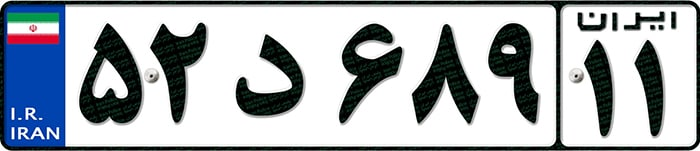
%> input picture CA1 - Plate Detection/phase2(Per)/plate/img1.jpg, 700 x 151 px
$ octave main.m   (GNU Octave 9; MATLAB toolbox functions it lacks are replaced by stand-ins)
%> lines starting %> are read from the running program, lines starting %| are printed output that depends on the picture; in (x1, y1, x2, y2) boxes, pixels count from 0 and x2, y2 are one past the last pixel; in counts of white or black regions, pixels touching at a corner belong together; the program's own positions count from 1
clc
close all;
clear;
load TRAININGSET.mat;
totalLetters=size(TRAIN,2);
ty = TRAIN(1,10);
imshow(cell2mat(ty));
ty = TRAIN(1,8);
imshow(cell2mat(ty));

% SELECTING THE TEST DATA
%%%%%%%%%%%%%%%%%%%%%%%%%%%%%%%%%%%%%%%%%%%%%%%%%%%%%%%%%%%%%%%%%%
[file,path]=uigetfile({'*.jpg;*.bmp;*.png;*.tif'},'Choose an image');
%> the answer given: plate/img1.jpg
s=[path,file];
picture=imread(s);
%> picture is the input picture: size 151x700x3 uint8; mean R, G, B 167.9, 173.7, 178.8
figure
%figure%
subplot(1,2,1)
imshow(picture)
picture=imresize(picture,[300 500]);
%> picture: size 300x500x3 uint8
subplot(1,2,2)
imshow(picture)


%RGB2GRAY
%%%%%%%%%%%%%%%%%%%%%%%%%%%%%%%%%%%%%%%%%%%%%%%%%%%%%%%%%%%%%%%%%%

picture=rgb2gray(picture);
%> picture: size 300x500 uint8
figure
subplot(1,2,1)
imshow(picture)

% THRESHOLDIG and CONVERSION TO A BINARY IMAGE
%%%%%%%%%%%%%%%%%%%%%%%%%%%%%%%%%%%%%%%%%%%%%%%%%%%%%%%%%%%%%%%%%%
threshold = graythresh(picture);
%> threshold = 0.549
min1 = min(picture);
%> min1 = 500 values, max 5 at index 4, min 0 at index 1, mean 0.042
min2 = min(min1,[],2);
%> min2 = 0
max1 = max(picture);
%> max1 = 500 values, max 255 at index 1, min 128 at index 399, mean 253.2
max2 = max(max1,[],2);
%> max2 = 255
picture1 =~im2bw(picture,threshold);
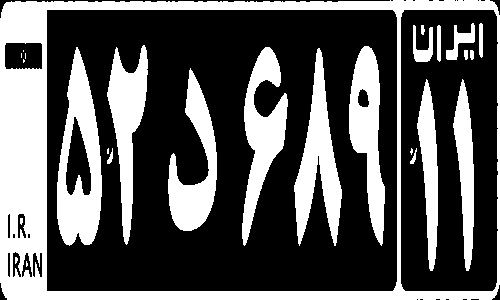
%> picture1: size 300x500 logical; 35.1% white; 27 white regions (9 under 20 px), largest, box (x1, y1, x2, y2) and area: (0, 0, 500, 300) 22416, (57, 47, 102, 246) 5033, (294, 48, 342, 246) 4217
amp = 1.5;% or 1;
threshold = threshold/amp;
%> threshold = 0.366
pictureAmp = ~im2bw(picture,threshold);
%> pictureAmp: size 300x500 logical; 31.9% white; 25 white regions (9 under 20 px), largest, box (x1, y1, x2, y2) and area: (0, 1, 500, 300) 19096, (57, 47, 101, 245) 4834, (294, 48, 342, 245) 4053
threshold = threshold * amp * amp
%> threshold = 0.824
picture2 = ~im2bw(picture,threshold);
%> picture2: size 300x500 logical; 40.2% white; 24 white regions (3 under 20 px), largest, box (x1, y1, x2, y2) and area: (0, 0, 500, 300) 25944, (56, 46, 103, 249) 5588, (294, 47, 343, 249) 4672
subplot(1,2,2)
imshow(picture1)
plate = cal_plate(picture1,TRAIN);
final_output = plate;
%if size(plate,2) ~= 8
plateAmp = cal_plate(pictureAmp,TRAIN);
plate2 = cal_plate(picture2, TRAIN);
% [12 lines of commented-out code are left out]
%%%%%%%%%%%%%%%%%%%%%%%%%%%%%%%%%%%%%%%%%%%%%%%%%%%%%%%%%%%%%%%%%%
file = fopen('number_Plate.txt', 'wt+');
fprintf(file,'%s\n',final_output);
fprintf(file,'%s\n',plateAmp);
fprintf(file,'%s\n',plate2);
fclose(file);
winopen('number_Plate.txt')


function plate_name=cal_plate(picture, TRAIN)
    totalLetters=size(TRAIN,2);
    % Removing the small objects and background
    %%%%%%%%%%%%%%%%%%%%%%%%%%%%%%%%%%%%%%%%%%%%%%%%%%%%%%%%%%%%%%%%%%
    %%
    figure
    % picture = bwareaopen(picture,30); % removes all connected components (objects) that have fewer than 30 pixels from the binary image BW
    picture = bwareaopen(picture,10);
    subplot(1,3,1)
    imshow(picture)
    background=bwareaopen(picture,5500);
%> background: size 300x500 logical; 14.9% white; 1 white region, box (x1, y1, x2, y2) and area: (0, 0, 500, 300) 22416
    subplot(1,3,2)
    imshow(background)
    picture2=picture-background;
%> picture2: size 300x500 double; values 0 (black) and 1 (white), 20.2% white; 21 white regions (4 under 20 px)
    subplot(1,3,3)
    imshow(picture2)
    % picture2=bwareaopen(picture2,200);
    % subplot(1,4,4)
    % imshow(picture2)
    %%


    % Labeling connected components
    %%%%%%%%%%%%%%%%%%%%%%%%%%%%%%%%%%%%%%%%%%%%%%%%%%%%%%%%%%%%%%%%%%
    figure
    imshow(picture2)
    [L,Ne]=bwlabel(picture2);
%> L: size 300x500 double; 22 distinct labels, from 0 to 21
%> Ne = 21
    propied=regionprops(L,'BoundingBox');
%> propied = 21 regions; largest, box (x1, y1, x2, y2): (294, 48, 342, 246), (242, 47, 288, 246), (57, 47, 102, 246), (107, 45, 148, 245), (168, 68, 217, 231)
    hold on
    for n=1:size(propied,1)
        rectangle('Position',propied(n).BoundingBox,'EdgeColor','g','LineWidth',2)
    end
%> this loop made 21 passes
    hold off


    % Decision Making
    %%%%%%%%%%%%%%%%%%%%%%%%%%%%%%%%%%%%%%%%%%%%%%%%%%%%%%%%%%%%%%%%%%
    figure
    final_output=[];
    t=[];
    freq = [;];
    tresh = 0.5;
    %l,w;%
    flag = false;
    zero_pic = cell2mat(TRAIN(1,1));
    for n=1:Ne
     [r,c] = find(L==n);
        length = max(r) - min(r);
        %thresh = length * 0.15;%
        for i=1:size(freq, 1)
            flag = false;
            cur_len = freq(i,1);
            lim = cur_len * tresh;
            cur_base = freq(i, 2);
            if abs(cur_base - max(r)) < lim && freq(4) <= min(c)
                if  abs(cur_len - length) < lim
                    freq(i,5) = freq(i,5) + 1;
                    freq(i,4) = max(c);
                    flag = true;
                else
                    Y=picture2(min(r):max(r),min(c):max(c));
                    Y=imresize(Y,[42,24]);
                    if corr2(zero_pic, Y) > 0.4
                        freq(i,5) = freq(i,5) + 1;
                        freq(i,4) = max(c);
                        flag = true;
                    end
                end
            end
        end
        if ~flag

            freq = [freq; [length, max(r), min(c), max(c), 1]];
        end
    end
%> this loop made 21 passes
%> (length, freq) on passes 1 to 2: (6, [6 264 16 18 1]), (6, [6 264 16 18 1; 6 225 21 23 1])
%> length on passes 3, 4, 6, 7, 8, 9: 198, 199, 15, 162, 198, 197
%> after the loop, freq = 15 rows, first 8: [6 264 16 18 1; 6 225 21 23 1; 198 246 58 474 7; 199 245 108 474 7; 5 154 108 413 2; 15 164 108 417 2; 162 231 169 474 7; 15 164 411 417 1]
    for e=1:5
        final_output = [];
        wids = {};
        [~,maxI] = max(freq(:,5));
%> maxI = 3
        freq(maxI,5) = 0;
        plate = freq(maxI, :);
%> plate = [198 246 58 474 0]
        lim = plate(1) * tresh;
%> lim = 99
        cur_base = plate(2);
%> cur_base = 246
        min_w = plate(3) - plate(1) * (tresh);
%> min_w = -41
        min_w = floor(min_w) ;
        max_w = plate(4) + plate(1) * (tresh);
%> max_w = 573
        max_w = floor(max_w);
        max_l = plate(2) + plate(1) * (tresh);
%> max_l = 345
        max_l = floor(max_l);
        min_l = plate(2) -  plate(1) * (1+tresh);
%> min_l = -51
        min_l = floor(min_l);

        % L = L(min_l:max_l, min_w:max_w);
        % picture2 = picture2(min_l:max_l, min_w:max_w);
        per_max_width = min_w;
%> per_max_width = -41
        for n=1:Ne
            [r,c] = find(L==n);
            p_min_r = min(r);
            p_max_r = max(r);
            p_min_c = min(c);
            p_max_c = max(c);
            Y=picture2(min(r):max(r),min(c):max(c));
            figure(5);
            hold on
            rectangle('Position',propied(n).BoundingBox,'EdgeColor','r','LineWidth',2)
            hold off
            figure(6);
            imshow(Y)
            Y=imresize(Y,[42,24]);
            if max(r) < max_l && min(r) > min_l && max(c) < max_w && min(c) > per_max_width ...
                  && ( (abs(cur_base - max(r)) < lim) || (corr2(zero_pic, Y) > 0.4) )

                length = max(r) - min(r);
                % [14 lines of commented-out code are left out]

                imshow(Y)
                pause(0.2)


                ro=zeros(1,totalLetters);
                for k=1:totalLetters
                    ro(k)=corr2(TRAIN{1,k},Y);
                end
                [MAXRO,pos]=max(ro);
                if MAXRO>.45
                    dig_w = max(c) - min(c);

                    per_max_width = max(c);
            % [4 lines of commented-out code are left out]
                    imshow(cell2mat(TRAIN(1,pos)));
                    out=cell2mat(TRAIN(2,pos));
                    if out == '1'
                        dig_w = dig_w *2;
                    end
                    if out == '0'
                        dig_w = dig_w * 3;
                    end
                    flag = false;
                    for r=1:size(wids)
                        wid_1 = cell2mat(wids(r,1));
                        if (-dig_w + wid_1<  0.66 * wid_1) ...
                                && (dig_w - wid_1 <  0.66 * dig_w)
                            wids{r,2} = cell2mat(wids(r,2)) + 1;
                            wids{r,3} = [cell2mat(wids(r,3)) size(final_output+1,2)+1];
                            flag =true;
                            break;
                        end
                    end
                    if ~flag
                        wids = [wids; {dig_w 1 size(final_output,2)+1}];
                    end

                    final_output=[final_output out];
                end
            end
        end
%> this loop made 21 passes
%> (p_min_r, p_max_r, p_min_c, p_max_c, length, MAXRO, pos, dig_w) on passes 1, 3, 11: (258, 264, 16, 18, 6, 0.454, 10, 2), (48, 246, 58, 102, 198, 0.803, 9, 44), (149, 155, 411, 413, 6, 0.495, 1, 6)
%> (p_min_r, p_max_r, p_min_c, p_max_c, length, MAXRO, pos, dig_w) on passes 4, 7, 8, 9, 10, 14: (46, 245, 108, 148, 199, 0.901, 4, 40), (69, 231, 169, 217, 162, 0.94, 16, 48), (48, 246, 243, 288, 198, 0.806, 10, 45), (49, 246, 295, 342, 197, 0.791, 12, 47), (47, 246, 350, 385, 199, 0.79, 13, 35), (80, 271, 418, 438, 191, 0.752, 2, 40)
%> after the loop, flag = true; ro = 24 values, max 0.749 at index 2, min -0.2 at index 14, mean 0.0959; wid_1 = 44; wids = {2, 44, 6, 1, 8, 1, 1, [2 3 4 6 7 8 10 11], 9}
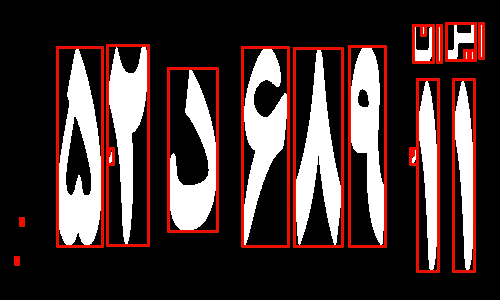
%> figure redrawn from the program's plot data
        display(freq);
%> (printed output is left out)
        if size(wids)
            [~,ind] = max(cell2mat(wids(:,2)));
%> ind = 2
            inds = cell2mat(wids(ind,3));
%> inds = [2 3 4 6 7 8 10 11]
            temp = [];
            for j=1:size(inds,2)
                 temp = [temp final_output(j)];
            end
%> this loop made 8 passes
%> temp on passes 1 to 8: '6', '65', '652', '652�', '652د', '652د6', '652د68', '652د689'
            final_output = temp;
%> final_output = '652د689'
        end
        display(size(final_output));
%|    1   8
        display(final_output);
%| final_output = 652د689
       if size(final_output,2) >= 5
            break;
       end
    end
    plate_name = final_output;
%> plate_name = '652د689'
%> in cal_plate (call 2), `background=bwareaopen(picture,5500);`: background: size 300x500 logical; 12.7% white; 1 white region, box (x1, y1, x2, y2) and area: (0, 1, 500, 300) 19096
%> in cal_plate (call 2), `picture2=picture-background;`: picture2: size 300x500 double; values 0 (black) and 1 (white), 19.2% white; 18 white regions (3 under 20 px)
%> in cal_plate (call 2), `[L,Ne]=bwlabel(picture2);`: L: size 300x500 double; 19 distinct labels, from 0 to 18
%> in cal_plate (call 2), `[L,Ne]=bwlabel(picture2);`: Ne = 18
%> in cal_plate (call 2), `propied=regionprops(L,'BoundingBox');`: propied = 18 regions; largest, box (x1, y1, x2, y2): (294, 48, 342, 245), (242, 47, 287, 245), (57, 47, 101, 245), (107, 46, 147, 244), (169, 69, 217, 230)
%> the loop in cal_plate (call 2), `for n=1:size(propied,1)` made 18 passes
%> after the loop in cal_plate (call 2), `for n=1:size(propied,1)`:
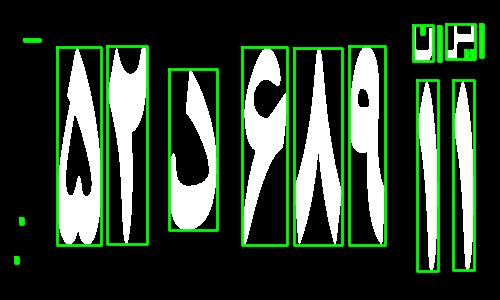
%> figure redrawn from the program's plot data
%> the loop in cal_plate (call 2), `for n=1:Ne` made 18 passes
%> (c, length, freq) on passes 1 to 2: ([16; 16; 16; 16; 16; 16; 17; 17; 17; 17; 17; 17; 18], 5, [5 263 16 18 1]), ([21; 21; 21; 21; 22; 22; 22; 22; 22; 22; 23; 23; 23], 5, [5 263 16 18 1; 5 224 21 23 1])
%> length on passes 3 to 8: 1, 197, 197, 160, 197, 196
%> after the loop in cal_plate (call 2), `for n=1:Ne`: freq = 13 rows, first 8: [5 263 16 18 1; 5 224 21 23 1; 1 41 25 40 1; 197 245 58 474 6; 197 244 108 474 6; 160 230 170 474 6; 35 61 414 483 4; 190 271 418 474 2]
%> in cal_plate (call 2), `[~,maxI] = max(freq(:,5));`: maxI = 4
%> in cal_plate (call 2), `plate = freq(maxI, :);`: plate = [197 245 58 474 0]
%> in cal_plate (call 2), `lim = plate(1) * tresh;`: lim = 98.5
%> in cal_plate (call 2), `cur_base = plate(2);`: cur_base = 245
%> in cal_plate (call 2), `min_w = plate(3) - plate(1) * (tresh);`: min_w = -40.5
%> in cal_plate (call 2), `min_w = floor(min_w) ;`: min_w = -41
%> in cal_plate (call 2), `max_w = plate(4) + plate(1) * (tresh);`: max_w = 572.5
%> in cal_plate (call 2), `max_w = floor(max_w);`: max_w = 572
%> in cal_plate (call 2), `max_l = plate(2) + plate(1) * (tresh);`: max_l = 343.5
%> in cal_plate (call 2), `max_l = floor(max_l);`: max_l = 343
%> in cal_plate (call 2), `min_l = plate(2) -  plate(1) * (1+tresh);`: min_l = -50.5
%> in cal_plate (call 2), `min_l = floor(min_l);`: min_l = -51
%> in cal_plate (call 2), `per_max_width = min_w;`: per_max_width = -41
%> the loop in cal_plate (call 2), `for n=1:Ne` made 18 passes
%> (p_min_r, p_max_r, p_min_c, p_max_c, length, MAXRO, pos, dig_w) on pass 4: (48, 245, 58, 101, 197, 0.799, 9, 43)
%> (p_min_r, p_max_r, p_min_c, p_max_c, length, MAXRO, pos, dig_w) on passes 5, 6, 7, 8, 9, 11: (47, 244, 108, 147, 197, 0.902, 4, 39), (70, 230, 170, 217, 160, 0.927, 16, 47), (48, 245, 243, 287, 197, 0.793, 10, 44), (49, 245, 295, 342, 196, 0.804, 12, 47), (47, 245, 350, 385, 198, 0.805, 13, 35), (81, 271, 418, 438, 190, 0.745, 2, 40)
%> after the loop in cal_plate (call 2), `for n=1:Ne`: flag = true; ro = 24 values, max 0.743 at index 2, min -0.22 at index 14, mean 0.102; wid_1 = 43; wids = {43, 8, [1 2 3 5 6 7 8 9]}
%> after the loop in cal_plate (call 2), `for n=1:Ne`:
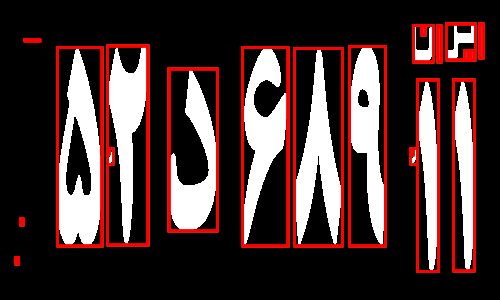
%> figure redrawn from the program's plot data
%| freq =
%|      5   263    16    18     1
%|      5   224    21    23     1
%|      1    41    25    40     1
%|    197   245    58   474     0
%|    197   244   108   474     6
%|    160   230   170   474     6
%|     35    61   414   483     4
%|    190   271   418   474     2
%|      7    34   422   424     1
%|     34    61   439   483     3
%|    189   270   454   474     1
%> (further printed lines are left out)
%> in cal_plate (call 2), `[~,ind] = max(cell2mat(wids(:,2)));`: ind = 1
%> in cal_plate (call 2), `inds = cell2mat(wids(ind,3));`: inds = [1 2 3 5 6 7 8 9]
%> the loop in cal_plate (call 2), `for j=1:size(inds,2)` made 8 passes
%> temp on passes 1 to 8: '5', '52', '52�', '52د', '52د6', '52د68', '52د689', '52د6891'
%> in cal_plate (call 2), `final_output = temp;`: final_output = '52د6891'
%|    1   8
%| final_output = 52د6891
%> in cal_plate (call 3), `background=bwareaopen(picture,5500);`: background: size 300x500 logical; 21% white; 2 white regions, box (x1, y1, x2, y2) and area: (0, 0, 500, 300) 25944, (56, 46, 103, 249) 5588
%> in cal_plate (call 3), `picture2=picture-background;`: picture2: size 300x500 double; values 0 (black) and 1 (white), 19.1% white; 20 white regions (1 under 20 px)
%> in cal_plate (call 3), `[L,Ne]=bwlabel(picture2);`:
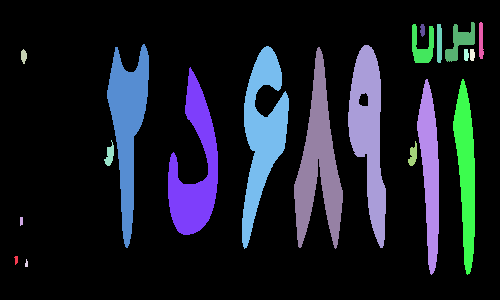
%> L: size 300x500 double; 21 distinct labels, from 0 to 20; one colour per label, 0 black
%> in cal_plate (call 3), `[L,Ne]=bwlabel(picture2);`: Ne = 20
%> in cal_plate (call 3), `propied=regionprops(L,'BoundingBox');`: propied = 20 regions; largest, box (x1, y1, x2, y2): (294, 47, 343, 249), (242, 46, 289, 249), (107, 44, 149, 248), (168, 67, 218, 235), (348, 45, 386, 248)
%> the loop in cal_plate (call 3), `for n=1:size(propied,1)` made 20 passes
%> after the loop in cal_plate (call 3), `for n=1:size(propied,1)`:
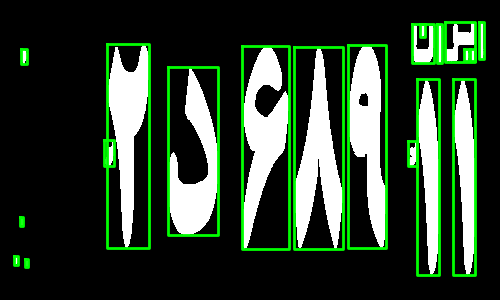
%> figure redrawn from the program's plot data
%> the loop in cal_plate (call 3), `for n=1:Ne` made 20 passes
%> (length, freq) on passes 1 to 2: (8, [8 265 15 18 1]), (8, [8 265 15 18 1; 8 226 21 23 1])
%> length on passes 3 to 8: 14, 7, 25, 203, 167, 202
%> after the loop in cal_plate (call 3), `for n=1:Ne`: freq = 14 rows, first 8: [8 265 15 18 1; 8 226 21 23 1; 14 64 22 475 3; 7 267 26 28 1; 25 166 105 417 2; 203 248 108 475 7; 24 166 409 417 1; 38 63 413 484 5]
%> in cal_plate (call 3), `[~,maxI] = max(freq(:,5));`: maxI = 6
%> in cal_plate (call 3), `plate = freq(maxI, :);`: plate = [203 248 108 475 0]
%> in cal_plate (call 3), `lim = plate(1) * tresh;`: lim = 101.5
%> in cal_plate (call 3), `cur_base = plate(2);`: cur_base = 248
%> in cal_plate (call 3), `min_w = plate(3) - plate(1) * (tresh);`: min_w = 6.5
%> in cal_plate (call 3), `min_w = floor(min_w) ;`: min_w = 6
%> in cal_plate (call 3), `max_w = plate(4) + plate(1) * (tresh);`: max_w = 576.5
%> in cal_plate (call 3), `max_w = floor(max_w);`: max_w = 576
%> in cal_plate (call 3), `max_l = plate(2) + plate(1) * (tresh);`: max_l = 349.5
%> in cal_plate (call 3), `max_l = floor(max_l);`: max_l = 349
%> in cal_plate (call 3), `min_l = plate(2) -  plate(1) * (1+tresh);`: min_l = -56.5
%> in cal_plate (call 3), `min_l = floor(min_l);`: min_l = -57
%> in cal_plate (call 3), `per_max_width = min_w;`: per_max_width = 6
%> the loop in cal_plate (call 3), `for n=1:Ne` made 20 passes
%> (p_min_r, p_max_r, p_min_c, p_max_c, length, MAXRO, pos, dig_w) on passes 1, 3, 7: (257, 265, 15, 18, 8, 0.457, 4, 3), (50, 64, 22, 27, 14, 0.578, 1, 15), (68, 235, 169, 218, 167, 0.926, 16, 49)
%> (p_min_r, p_max_r, p_min_c, p_max_c, length, MAXRO, pos, dig_w) on passes 6, 8, 9, 10, 13, 17: (45, 248, 108, 149, 203, 0.922, 4, 41), (47, 249, 243, 289, 202, 0.788, 10, 46), (48, 249, 295, 343, 201, 0.771, 12, 48), (46, 248, 349, 386, 202, 0.744, 13, 37), (80, 275, 418, 439, 195, 0.756, 2, 42), (80, 275, 454, 475, 195, 0.756, 2, 42)
%> after the loop in cal_plate (call 3), `for n=1:Ne`: flag = true; ro = 24 values, max 0.756 at index 2, min -0.192 at index 14, mean 0.0975; wid_1 = 15; wids = {3, 15, 49, 1, 5, 3, 1, [2 3 8 9 10], [4 6 7]}
%> after the loop in cal_plate (call 3), `for n=1:Ne`:
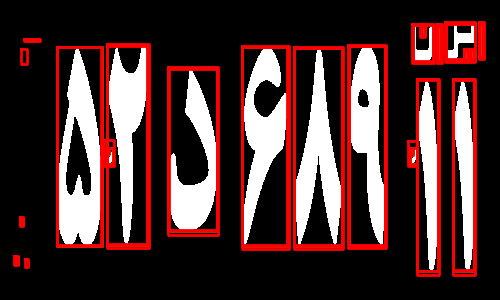
%> figure redrawn from the program's plot data
%> (printed output is left out)
%> in cal_plate (call 3), `[~,ind] = max(cell2mat(wids(:,2)));`: ind = 2
%> in cal_plate (call 3), `inds = cell2mat(wids(ind,3));`: inds = [2 3 8 9 10]
%> the loop in cal_plate (call 3), `for j=1:size(inds,2)` made 5 passes
%> temp on passes 1 to 5: '2', '20', '202', '202�', '202د'
%> in cal_plate (call 3), `final_output = temp;`: final_output = '202د'
%|    1   5
%| final_output = 202د
end
